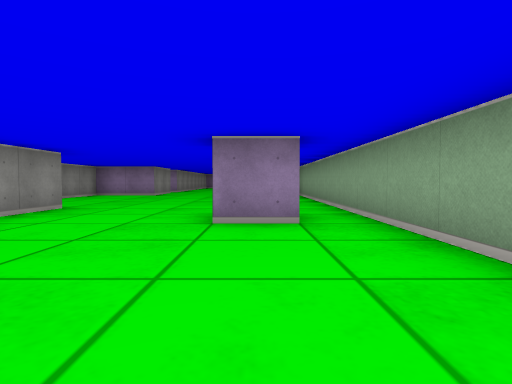
view 1 (above)

24 first-person views from a walk through a cub3D ray-caster map. The camera is about half as high as the walls, tilts 2° down and sees 80° across. The floor is counted in squares. Each view is taken from the middle of a square. On the plan, view 1 faces up. The plan holds only what a view shows up to about 9 squares ahead; the rest is blank.

view 2
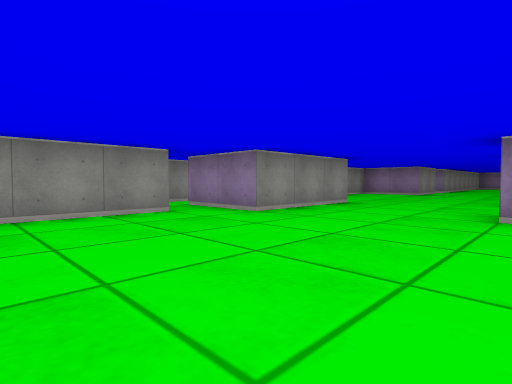

view 3
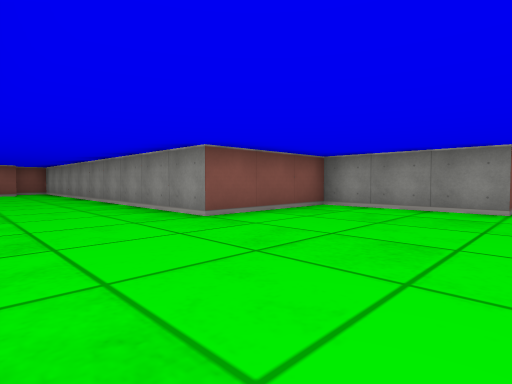

view 4
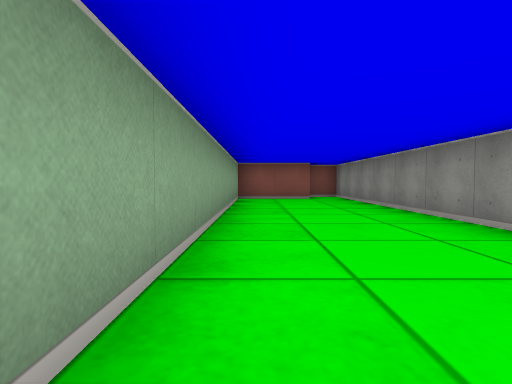

view 5
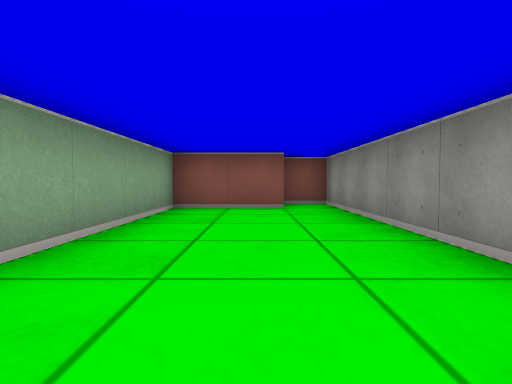

view 6
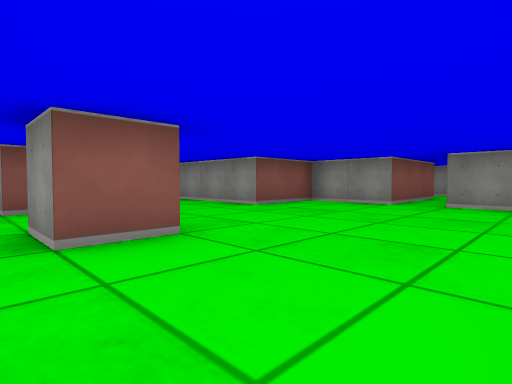

view 7
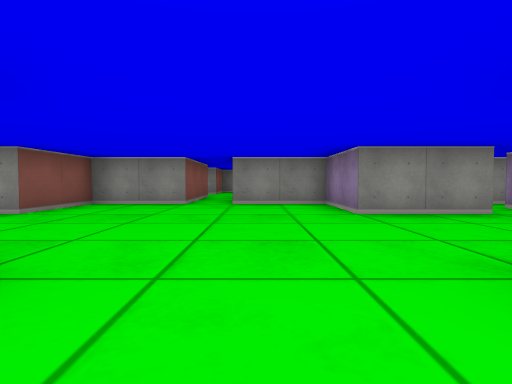

view 8
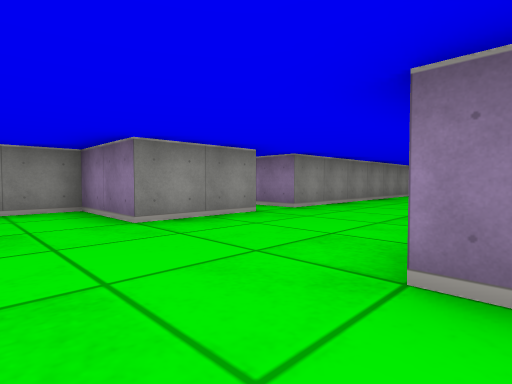

view 9
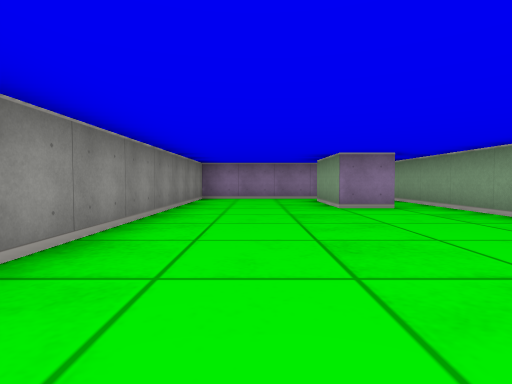

view 10
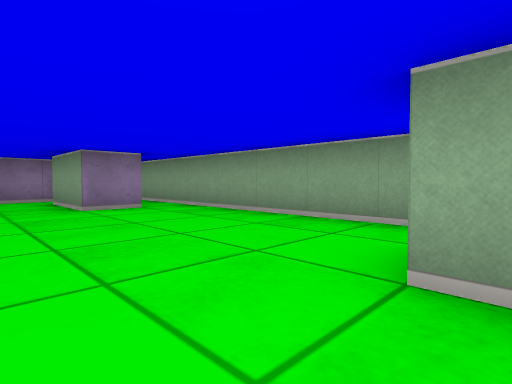

view 11
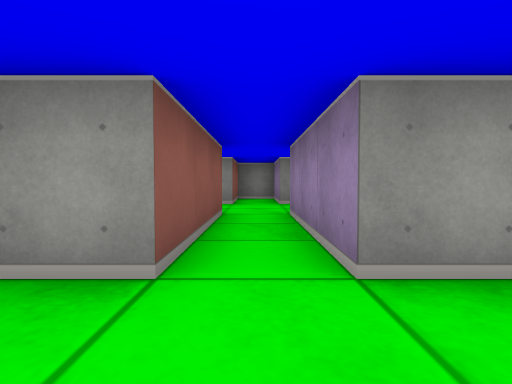

view 12
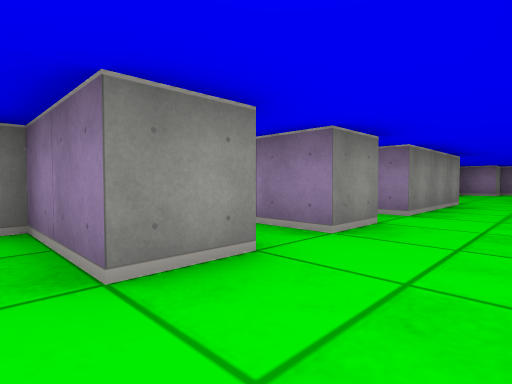

view 13
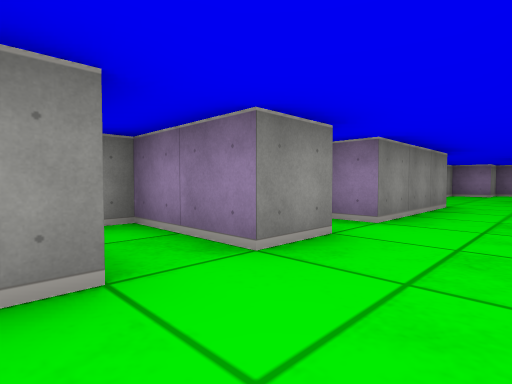

view 14
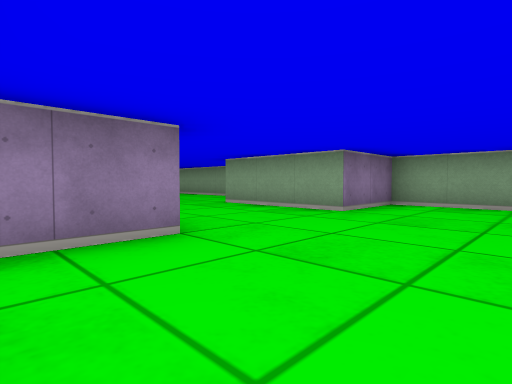

view 15
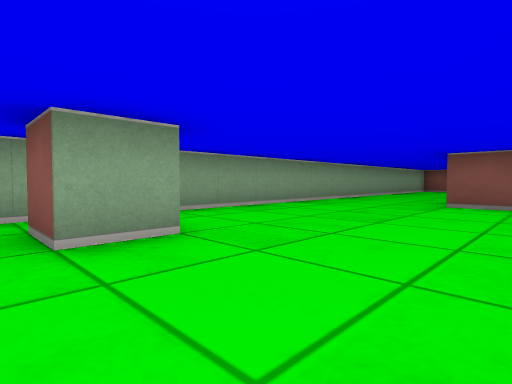

view 16
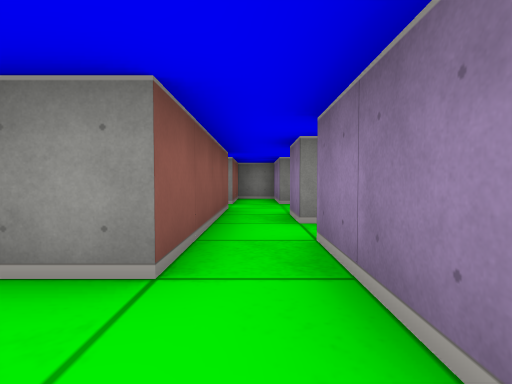

view 17
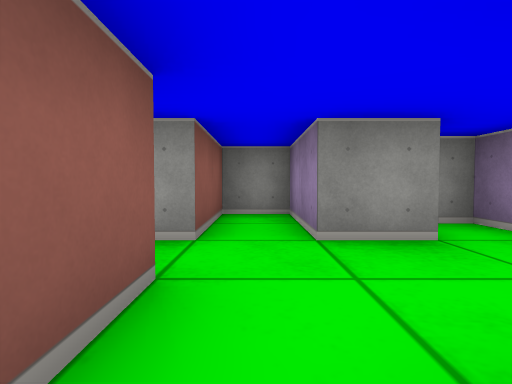

view 18
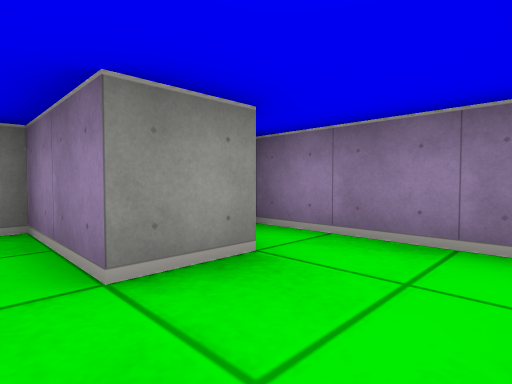

view 19
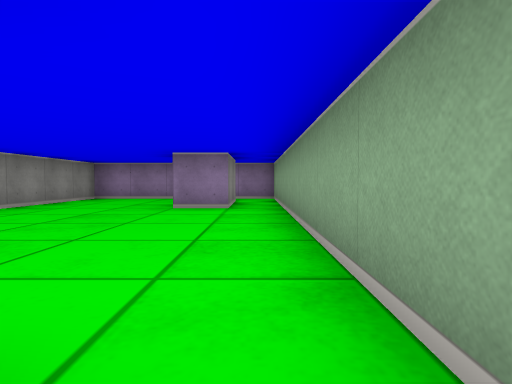

view 20
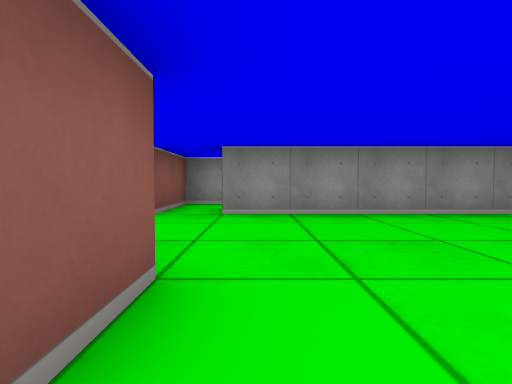

view 21
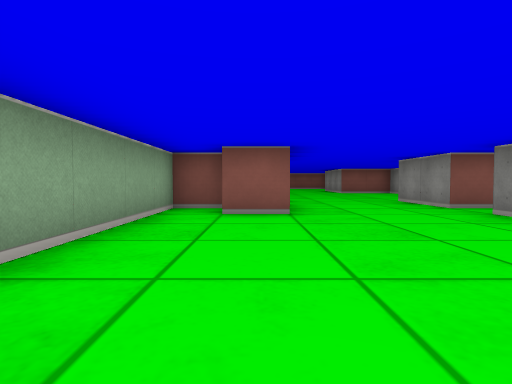

view 22
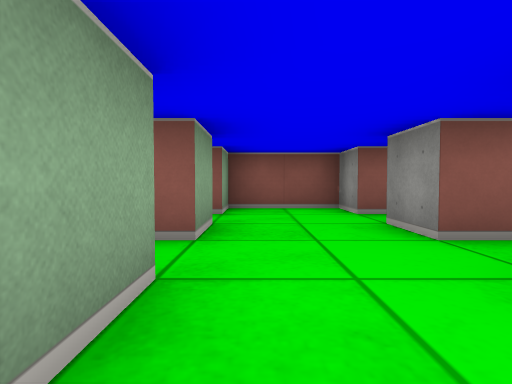

view 23
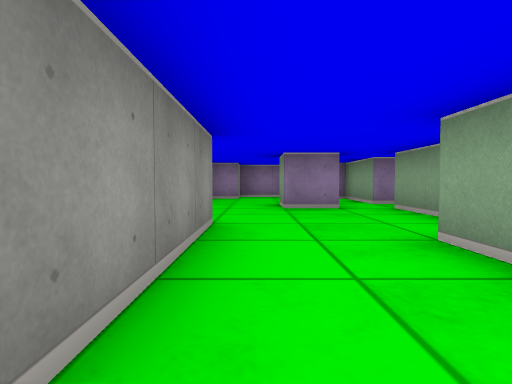

view 24
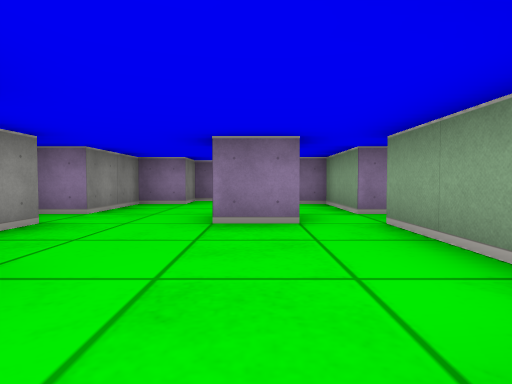

### Floor plan
Points are (right, up) in squares from view 1. A wall is a line through its corners. A room is listed if a view was taken in it or the views show most of it. See-through windows are left out.
Room 1 (views 1, 2, 3, 4, 5, 6, 7, 8, 9, 10, 11, 14, 15, 16, 19, 20, 21)
walls: (-0.5, 7.5) (0.5, 7.5) (0.5, 6.5); (0.6, 3.5) (-0.5, 3.5) (-0.5, 4.5) (0.5, 4.5); (-5.5, 1.5) (-4.5, 1.5) (-4.5, -1.5) (-1.5, -1.5) (-1.5, -11.5) (-0.5, -11.5); (0.5, 12.5) (1.5, 12.5) (1.5, 18.5); (-4.5, 12.5) (-3.5, 12.5) (-3.5, 10.5) (-5.5, 10.5) (-5.5, 8.5) (-8.5, 8.5); (-8.5, 7.5) (-5.5, 7.5) (-5.5, 5.5) (-3.5, 5.5) (-3.5, 2.5) (-5.5, 2.5); (0.5, 18.5) (-0.5, 18.5) (-0.5, 20.5); (-0.5, 21.5) (-3.5, 21.5) (-3.5, 13.5) (-4.5, 13.5); (-0.5, -10.5) (1.5, -10.5) (1.5, 10.5) (-0.5, 10.5) (-0.5, 13.5) (0.5, 13.5)
ways out: opening at (-8, 8) to room 2; opening at (-5, 2) to room 4; opening at (0, 21) to room 6; opening at (1, 19.5) to room 6; opening at (-4, 13)
Room 2 (view 12)
walls: (-10.5, 8.5) (-12.5, 8.5) (-12.5, 7.5); (-12.1, 7.5) (-10.5, 7.5) (-10.5, 6.5) (-8.5, 6.5) (-8.5, 7.5)
ways out: opening at (-8, 8) to room 1; opening at (-9.5, 9) to room 3
Room 3 (view 13)
walls: (-11.1, 9.5) (-10.5, 9.5) (-10.5, 8.5); (-8.5, 10.5) (-8.5, 11.5); (-10.5, 11.6) (-10.5, 10.5) (-12.5, 10.5) (-12.5, 10.1); (-8.5, 8.5) (-8.5, 9.5) (-8.1, 9.5)
ways out: opening at (-9.5, 9) to room 2; opening at (-9.5, 11) to room 5
Room 4 (views 17, 18)
walls: (-8.1, 4.5) (-10.5, 4.5) (-10.5, 4); (-6.5, 3.2) (-6.5, 2.5) (-7.5, 2.5); (-8.5, 1.5) (-5.5, 1.5); (-9.5, 3.6) (-9.5, 2.5) (-11.5, 2.5) (-11.5, 1.5) (-9.5, 1.5) (-9.5, 1.1)
ways out: opening at (-5, 2) to room 1; opening at (-9, 1)
Room 5 (views 22, 23, 24)
walls: (-11.5, 17.5) (-11.5, 16.9); (-10.5, 15.5) (-10.5, 12.5) (-11.1, 12.5); (-8.4, 17.5) (-9.5, 17.5) (-9.5, 18.4); (-7.5, 15.8) (-7.5, 17.5); (-7.5, 18.5) (-7.5, 20.5) (-8.1, 20.5); (-8.5, 13.8) (-8.5, 14.5); (-10, 21.5) (-10.5, 21.5) (-10.5, 20.5) (-11.5, 20.5) (-11.5, 18.5) (-12.2, 18.5)
ways out: opening at (-9.5, 11) to room 3; opening at (-6.5, 18)
Room 6 (no view inside)
walls: (0.5, 20.4) (0.5, 18.5); (1.5, 18.5) (1.5, 21.5) (-0.5, 21.5)
ways out: opening at (0, 21) to room 1; opening at (1, 19.5) to room 1

Positions as (right, up) in squares from view 1, and headings:
1: (0, 0), facing up
2: (0, -1), facing up-left
3: (1, 2), facing down-left
4: (1, -2), facing down
5: (0, -5), facing down
6: (1, 10), facing down-left
7: (1, 9), facing left
8: (0, 9), facing up-left
9: (-2, 13), facing up
10: (-2, 13), facing up-right
11: (-4, 8), facing left
12: (-9, 8), facing up-left
13: (-9, 9), facing up-left
14: (-5, 8), facing up-right
15: (-3, 5), facing down-right
16: (-3, 2), facing left
17: (-7, 2), facing left
18: (-8, 2), facing up-left
19: (1, 13), facing up
20: (1, 14), facing left
21: (0, 18), facing down
22: (-9, 12), facing down
23: (-10, 12), facing up
24: (-9, 14), facing up
